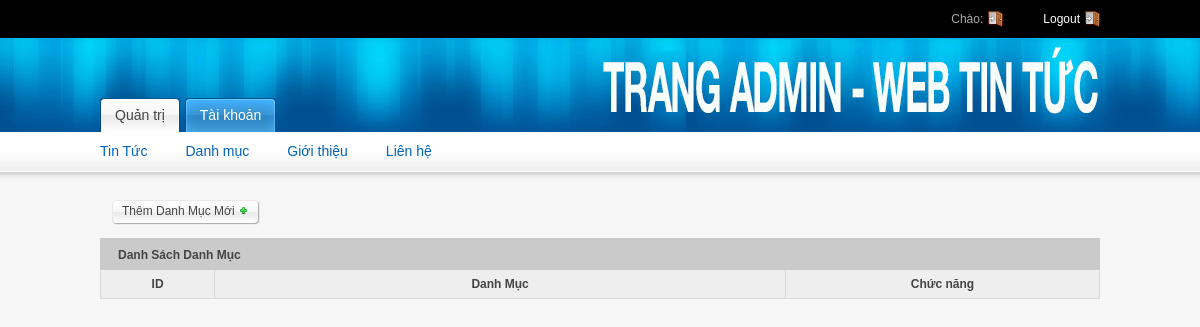
The app's page /Web_tin_tuc/Admin/danhmuc.php, older data.
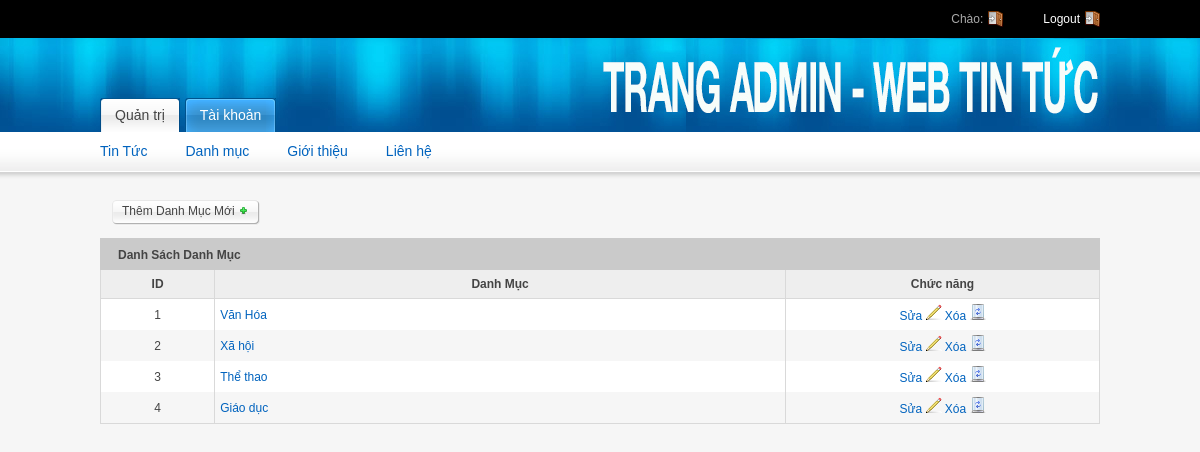
The same page, newer data.
### tables this page shows
CREATE TABLE `theloai` (
  `maTheLoai` int(11) NOT NULL,
  `tenTheLoai` varchar(255) NOT NULL
);

### Web_tin_tuc/Admin/danhmuc.php (the view, shortened to what this page needs)
<?php
include_once 'header.php';
include_once 'dbconnect.php';
?>
<div class="bottom-spacing">
	<div class="float-left">
		<a href="addDanhMuc.php" class="button"> <span>Thêm Danh Mục Mới <img
				src="images/plus-small.gif" alt="Thêm tin mới"> </span> </a>
	</div>
</div>
<div class="grid_12">
	<div class="module">
		<h2>
			<span>Danh Sách Danh Mục</span>
		</h2>
		<div class="module-table-body">
			<form action="">
				<table id="myTable" class="tablesorter">
					<thead>
						<tr>
							<th style="width: 4%; text-align: center;">ID</th>
							<th style="width: 20%">Danh Mục</th>
							<th style="width: 11%; text-align: center;">Chức năng</th>
						</tr>
					</thead>
					<tbody>
					<?php
					$query = "SELECT * FROM theloai";
					$result = $mysqli->query($query);
					while ($danhmuc = mysqli_fetch_assoc($result)){
						$idcat = $danhmuc['maTheLoai'];
						$name = $danhmuc['tenTheLoai'];
					?>
						<tr>
							<td class="align-center"><?=$idcat?></td>
							<td><a href="listdanhmuc.php?id=<?=$idcat?>"><?=$name?></a></td>
							<td align="center"><a href="suaDanhMuc.php?id=<?=$idcat?>">Sửa <img src="images/pencil.gif"
									alt="edit" /> </a> <a href="xoaDanhMuc.php?id=<?=$idcat?>">Xóa <img src="images/bin.gif"
									width="16" height="16" alt="delete" /> </a>
							</td>
						</tr>
					<?php }?>
					</tbody>
				</table>
			</form>
		</div>
	</div>
</div>

### Web_tin_tuc/Admin/header.php (shortened to what this page needs)
<!DOCTYPE html>
<html>
<head>
<link rel="stylesheet" type="text/css" href="css/styles.css" media="screen" />
</head>
<body>
	<div id="header">
		<div id="header-status">
			<div class="container_12">
				<div class="grid_4">
					<ul class="user-pro">
						<li><a href="logout.php">Logout</a></li>
						<li>Chào: <a href=""><?=$fullname?></a></li>
					</ul>
				</div>
			</div>
		</div>
		<div id="header-main"></div
			<div class="container_12">
				<div class="grid_12">
					<div id="logo">
						<ul id="nav">
							<li id="current"><a href="index.php" title="">Quản trị</a></li>
							<li><a href="taikhoan.php">Tài khoản</a></li>
						</ul>
					</div>
				</div>
			</div>
		</div>
		<div id="subnav">
			<div class="container_12">
				<div class="grid_12">
					<ul>
						<li><a href="list.php">Tin Tức</a></li>
						<li><a href="danhmuc.php">Danh mục</a></li>
						<li><a href="gioithieu.php">Giới thiệu</a></li>
						<li><a href="lienhe.php">Liên hệ</a></li>
					</ul>
				</div>
			</div>
		</div>
	</div>
	<div class="container_12">

### Web_tin_tuc/Admin/css/styles.css (style rules this page uses)
html, body, div, span, applet, object, iframe, h1, h2, h3, h4, h5, h6, p, blockquote, pre, a, abbr, acronym, address, big, cite, code, del, dfn, em, font, img, ins, kbd, q, s, samp, small, strike, strong, sub, sup, tt, var, b, u, i, center, dl, dt, dd, ol, ul, li, fieldset, form, label, legend, table, caption, tbody, tfoot, thead, tr, th, td { margin: 0; padding: 0; border: 0; outline: 0; font-size: 100%; background: transparent; }
body { line-height: 1; }
ol, ul { list-style: none; }
table { border-collapse: collapse; border-spacing: 0; }
.container_12, .container_16 { height: 38px; margin: 0 auto; width: 1000px; }
.container_12 .grid_4 { width: 100%; }
body { font: 12px/1.5 tahoma,arial; color: #444444; background-color: #f6f6f6; }
h2 { font-size: 24px; letter-spacing: -1px; }
p, dl, hr, h1, h2, h3, h4, h5, h6, ol, ul, pre, table, address, fieldset { margin-bottom: 15px; }
a, a:visited { color:#0063be; text-decoration: none; }
.align-center { text-align: center; }
.float-left { float: left; }
.bottom-spacing { margin: 12px; }
#header-main #logo { background: url(../images/logo.gif) no-repeat left 10px; width: 100%; height: 70px; }
ul#nav li { background:transparent url(../images/tab-left.gif) no-repeat scroll left top; float:left; margin:0 5px 0 0; padding:0 0 0 9px; }
ul#nav li a, ul#nav li a:visited { background:transparent url(../images/tab-right.gif) no-repeat scroll right top; color:#FFFFFF; display:block; float:left; padding:7px 15px 6px 6px; text-decoration:none; }
ul#nav li#current { background:transparent url(../images/tab-active-left.gif) no-repeat scroll left top; }
ul#nav li#current a { background:transparent url(../images/tab-active-right.gif) no-repeat scroll right top; color:#444444; }
#header { margin-bottom: 20px; }
#header-status { background: #000000; padding: 0; color: #aaaaaa; }
.user-pro { padding: 10px 0px; }
.user-pro li { background: url("../images/icon-logout.gif") no-repeat scroll right center rgba(0, 0, 0, 0); float: right; margin-left: 40px; padding-right: 20px; text-align: right; }
.user-pro li a { color:#FFF; }
#header-main { background: #005195 url(../images/header-bg.jpg) repeat-x top left; height: 94px; }
#subnav { background: #ffffff url(../images/submenu-bg.gif) repeat-x bottom left; height: 48px; }
#subnav ul { list-style: none; margin: 0; padding: 0; }
#subnav ul li { float: left; margin: 0 38px 0 0; padding: 0; }
#subnav ul a, #subnav ul a:visited { display:block; float: left; color:#0063be; font-size: 14px; padding: 9px 0 0 0; text-decoration: none; }
ul#nav { float: left; margin-top: 60px; list-style: none; font-size:14px; margin-bottom: 0; }
div.module { float: left; margin-bottom: 10px; width: 100%; }
div.module div.module-table-body { padding: 0; float: left; width: 100%; }
div.module h2 { background: #cacaca; display: block; float: left; height: 32px; margin-right: 0px; padding-right: 0px; text-decoration: none; color: #444444; font-family: Arial, Helvetica, sans-serif; font-size:12px; font-weight:bold; width: 100%; margin-bottom: 0; letter-spacing: normal }
div.module h2 span { display: block; line-height: 20px; padding: 7px 0 5px 18px; }
div.module table { width: 100%; margin: 0 0 10px 0; border-left: 1px solid #d9d9d9; border-bottom: 1px solid #d9d9d9; }
div.module table th { background-color: #eeeeee; color: #444444; padding: 5px; border-right: 1px solid #d9d9d9; border-bottom: 1px solid #d9d9d9; }
div.module table td { background-color: #ffffff; padding: 5px;; border-right: 1px solid #d9d9d9; }
a.button { background: transparent url(../images/button-right-bg-m.gif) no-repeat scroll top right; display: block; float: left; height: 26px; padding-right: 11px; text-decoration: none; color: #444444; font-family: Arial, Helvetica, sans-serif; font-size:12px; }
a.button span { background: transparent url(../images/button-left-bg-m.gif) no-repeat top left; display: block; line-height: 15px; padding: 4px 0 7px 10px; }
#myTable td { vertical-align: middle; }
#myTable tr:nth-child(even) td { background: #F6F6F6 }

Row changes from the older to the newer data that the page shows:
added theloai: maTheLoai "1", tenTheLoai "Văn Hóa"
added theloai: maTheLoai "2", tenTheLoai "Xã hội"
added theloai: maTheLoai "3", tenTheLoai "Thể thao"
added theloai: maTheLoai "4", tenTheLoai "Giáo dục"
